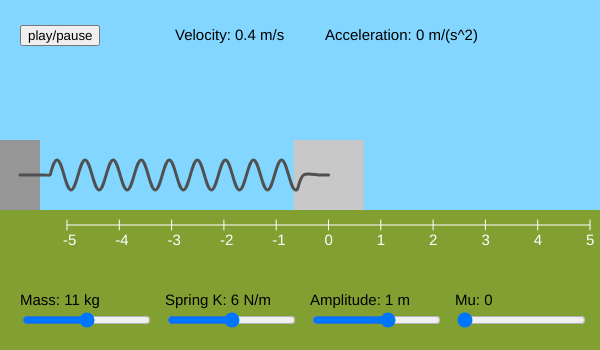
Frame 1 (no input)
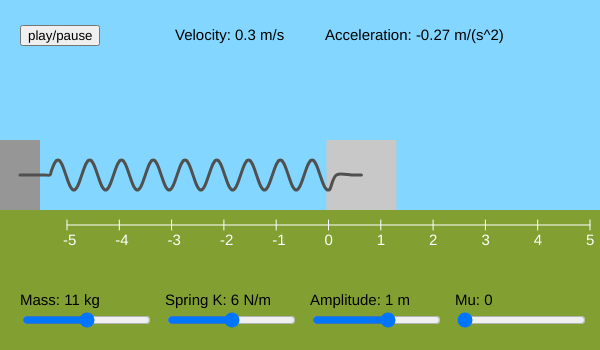
Frame 60 (no input)
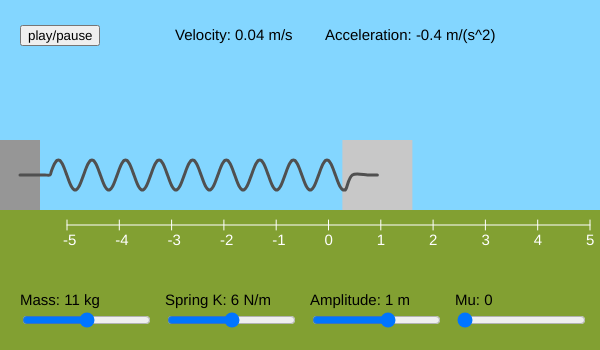
Frame 120 (the mouse pressed at the canvas centre since frame 60)

The p5.js sketch that drew these frames (run headless with seeded random() and noise() and a simulated clock; from frame 60 on, the mouse is pressed at the canvas centre):

// p5.js sketch
// ── sketch.js
//Buttons
var playButton;
//Boolean to toggle animation
var play;

//Sliders
var mSlider, kSlider, aSlider, muSlider;
//Slider defined variables
var mass, springk, amplitude, mu;
//calculated variables
var vel, acc;

var spring;

function setup() {
  //Create Canvas
  createCanvas(600, 350);
  textSize(15);
  noStroke();
  
  //Set default variables
  mass = 11;
  springk = 6;
  amplitude = 2;
  mu=0;
  play = true;
  
  //Create sliders and buttons
  playButton = createButton('play/pause');
  playButton.position(20,25);
  playButton.mousePressed(togglePlayButton);
  playButton.value = true;
  
  mSlider = createSlider(1, 21, mass);
  mSlider.position(20, height-40);
  mSlider.mousePressed(stopAn);
  mSlider.mouseReleased(startAn);
  kSlider = createSlider(1, 11, springk);
  kSlider.position(165, height-40);
  kSlider.mousePressed(stopAn);
  kSlider.mouseReleased(startAn);
  aSlider = createSlider(-10, 10, amplitude);
  aSlider.position(310, height-40);
  aSlider.mousePressed(stopAn);
  aSlider.mouseReleased(startAn);
  muSlider = createSlider(0, 10, mu);
  muSlider.position(455, height-40);
  muSlider.mousePressed(stopAn);
  muSlider.mouseReleased(startAn);
  
  //Create a default Spring
  spring = new Spring(createVector(20,height/2),springk,mass,308,amplitude/10,mu);

}

function draw() {
  push();
  //bacground rect
  fill(130,160,50);
  rect(0,0,width,height);
  //blue sky rect
  fill(131,214,342);
  rect(0,0,width,height/2+35);  
  //spring base rect
  fill(150);
  rect(0,height/2-35,40,70);
  pop();
  
  //draw slider labels
  text("Mass: "+mass+" kg", 20, 305);
  text("Spring K: "+springk+" N/m", 165, 305);
  text("Amplitude: "+(amplitude/2)+" m", 310, 305);
  text("Mu: "+ mu +" ",455,305);
  
  //Draw number lines
  push();
  fill(255);
  stroke(255);
  line(67,height/2+50,590,height/2+50);
  for(var i=0;i<=1;i+=.1){
    var xpos = lerp(67,590,i);
    stroke(255);
    line(xpos,height/2+45,xpos,height/2+55);
    noStroke();
    text(round(i*10-5),xpos-4,height/2+70);
  }
  pop();
  
  
  //Update variables and reset if any changed
  if (updateVars()){
    spring = new Spring(createVector(20,height/2),springk,mass,308,amplitude/10,mu);
  }

  //Update spring
  spring.setPlay(play);
  spring.update();

  //draw spring
  spring.display();
  
  //calculate vel and acc
  vel = round(amplitude*spring.velocity.x/.01)/100;
  acc = round(amplitude*spring.acceleration.x/.01)/100;
  //type vel and acc
  push();
  fill(0);
  text("Velocity: "+vel+" m/s", 175, 40);
  text("Acceleration: "+acc+" m/(s^2)", 325, 40);
  pop();
}

function updateVars(){
  //updates slider variables and returns true if changed
  var hasChanged = false;
  if (amplitude != aSlider.value() || mass != mSlider.value() || springk != kSlider.value() || mu != muSlider.value()/10){
    hasChanged = true;
  }

  mass = mSlider.value();
  springk = kSlider.value();
  amplitude = aSlider.value();
  mu = muSlider.value()/10;
  
  return hasChanged;
}

//Functions for controlling the animation
function togglePlayButton(){
  playButton.value = !playButton.value;
  play = !play;
}
function stopAn(){
  play = false;
}
function startAn() {
  if (playButton.value){
    play = true;  
  }
}



// ── physObjects.js
//>> objLib.js
//>> Version: 3.5
//>> Date: 6/01/2015


////////////////////////////////////
//************************************
//         VECTOR OBJECT
//*************************************
/////////////////////////////////////

function Vector(x, y){
  this.x = x;
  this.y = y;
}
////////////////
//basic methods
////////////////
Vector.prototype.add = function(v){
  this.x = this.x + v.x;
  this.y = this.y +v.y;
};
Vector.prototype.sub = function(v){
  this.x = this.x - v.x;
  this.y = this.y - v.y;
};
Vector.prototype.mult = function(n){
  this.x = this.x*n;
  this.y = this.y*n;
};
Vector.prototype.div = function(n){
  this.x = this.x/n;
  this.y = this.y/n;
};
/////////////////
//Special methods
/////////////////
Vector.prototype.createFrom = function(v1,v2){
  this.x = v1.x + v2.x;
  this.y = v1.y +v2.y;
};
Vector.prototype.getMag = function(){
  return sqrt(sq(this.x)+sq(this.y));
};
Vector.prototype.getAngle = function(){
  return Math.atan(this.y/this.x);
};
Vector.prototype.setMag = function(n){
  this.normalize();
  this.mult(n);
};
Vector.prototype.normalize = function(){
  var m = this.getMag();
  if(m>0){
    this.div(m);
  }
};
Vector.prototype.limit = function(lim){
  if(Math.abs(this.x) > lim && this.x < 0){
    this.x = -lim;
  }
  else if(Math.abs(this.x) > lim && this.x > 0){
    this.x = lim;
  }

  if(Math.abs(this.y) > lim && this.y < 0){
    this.y = -lim;
  }
  else if(Math.abs(this.y) > lim && this.y > 0){
    this.y = lim;
  }
};
Vector.prototype.random2D = function(){
  this.x = random(-100,100);
  this.y = random(-100,100);
  this.normalize();
};
Vector.prototype.get = function(){
  var sam = new Vector(this.x,this.y);
  return sam;
};
Vector.prototype.rotate = function(v,a){
  var ca = cos(a);
  var sa = sin(a);
  return new Vector(ca*v.x - sa*v.y, sa*v.x + ca*v.y)
};

//////////////////
//Static Functions
///////////////////
Vector.add = function(v,u){
  var vect = new Vector(v.x+u.x,v.y+u.y);
  return vect;
};
Vector.sub = function(v,u){
  var vect = new Vector(v.x-u.x,v.y-u.y);
  return vect;
};
Vector.mult = function(v,u){
  var vect = new Vector(v.x*u,v.y*u);
  return vect;
};
Vector.div = function(v,u){
  var vect = new Vector(v.x/u,v.y/u);
  return vect;
};
Vector.getVal = function(v){
  var sam = new Vector(v.x,v.y);
  return sam;

};


////////////////////////////////////
//************************************
//           Mover Object
//*************************************
/////////////////////////////////////
function Mover(position, velocity, acceleration, m, color){
  this.position = new Vector(position.x, position.y);
  this.velocity = new Vector(velocity.x, velocity.y);
  this.acceleration = new Vector(acceleration.x, acceleration.y);
  this.limit = 20;
  this.mass = m;
  this.color = color;
  this.size = this.mass;

  this.tail = false;
  this.tailA = [];
  //sets up angular variables for rotations
  this.angle = 0;
  this.aVelocity = 0;
  this.aAcceleration = 0;
}
Mover.prototype.get = function(){
  var bob = new Mover(this.position,this.velocity,this.acceleration);
  return bob;
};
Mover.get = function(m){
  var bob = new Mover(m.position, m.velocity, m.acceleration);
  return bob;
};
Mover.prototype.update = function(){
  if(this.tail === true){
    this.tailA.push(Vector.getVal(this.position));
  }


  this.velocity.add(this.acceleration);
  this.velocity.limit(this.limit);
  this.position.add(this.velocity);
  this.acceleration.mult(0);


  var hCut = 70;
  if(this.tailA.length > hCut){
    this.tailA = this.tailA.slice(-1 * hCut);
  }

  //handles angular momentum
  this.aVelocity += this.aAcceleration;
  this.angle += this.aVelocity;
};
Mover.prototype.display = function(){

  stroke(0);


  ellipse(this.position.x,this.position.y,this.size,this.size);

  if(this.tail === true){
   fill(0,0,0,0);
    for(var i = 0; i < this.tailA.length; i++){
      ellipse(this.tailA[i].x,this.tailA[i].y,4,4);
    }
  }
};
Mover.prototype.applyForce = function(force){
  var f = force.get();
  f.div(this.mass);
  this.acceleration.add(f);
};
//Behaviors
Mover.prototype.wrapEdges = function() {

  if (this.position.x > width) {
    this.position.x = 0;
  }
  else if (this.position.x < 0) {
    this.position.x = width;
  }

  if (this.position.y > height) {
    this.position.y = 0;
  }
  else if (this.position.y < 0) {
    this.position.y = height;
  }
};
Mover.prototype.bounceEdges = function(){
  if(this.position.x < 0){
    this.velocity.x *= -1;
    this.position.x = 0;

  }
  if(this.position.x > width){
    this.velocity.x *= -1;
    this.position.x = width;
  }

  if(this.position.y < 0){
    this.velocity.y *= -1;
    this.position.y = 0;

  }
  if(this.position.y > height){
    this.velocity.y *= -1;
    this.position.y = height;
  }
};
Mover.prototype.towardMouse = function(a){
  var mouse = new Vector(mouseX,mouseY);
  var dir = Vector.sub(mouse,this.position);
  dir.normalize();
  dir.mult(a);
  this.acceleration = dir;
};

////////////////////////////////////
//************************************
//           Liquid Object
//************************************
/////////////////////////////////////
var Liquid = function(x, y, w, h, c) {
  this.x = x;
  this.y = y;
  this.w = w;
  this.h = h;
  this.c = c;
};
Liquid.prototype.display = function() {
  noStroke();
  fill(0,150,200);
  rect(this.x, this.y, this.w, this.h);
};
Liquid.prototype.contains = function(m) {
    var p = m.position;
    return p.x > this.x && p.x < this.x + this.w &&
         p.y > this.y && p.y < this.y + this.h;
};
Liquid.prototype.calculateDrag = function(m) {
  // Magnitude is coefficient * speed squared
  var speed = m.velocity.getMag();
  var dragMagnitude = this.c * speed * speed;

  // Direction is inverse of velocity
  var dragForce = m.velocity.get();
  dragForce.mult(-1);

  // Scale according to magnitude
  // dragForce.setMag(dragMagnitude);
  dragForce.normalize();
  dragForce.mult(dragMagnitude);
  return dragForce;
};

////////////////////////////////////
//************************************
//           Arrow Object
//************************************
/////////////////////////////////////

function Arrow(origin, vEndPoint){

  this.origin = origin.get();
  this.target = vEndPoint.get();

  //control handles
  this.grab = true;
  this.drag = true;
  this.showComponents = true;
  this.showAngle = true;


  this.selected = false;
  this.dragSelected = false;

  //mouse old coordinates for transalation
  this.oldX = 0;
  this.oldY = 0;

}


Arrow.prototype.display = function(s){

  push();//new drawing state
  noStroke();
  //draw arrow
  var d = dist(this.origin.x,this.origin.y,this.target.x,this.target.y);
  var w = 18;
  translate(this.origin.x,this.origin.y);
  var angle = angCalc(this);

  rotate(angle);

  //draw arrow
  drawArrow(w,d,this);

  pop();//reset drawing state

  //draw axis
  if(this.showComponents === true){
    push();
    stroke(255,0,0);
    fill(255,0,0);
    textSize(18);
    //strokeWeight(4);
    line(this.origin.x, this.origin.y, this.target.x, this.origin.y);
    //text("X: " + (Math.round(this.target.x-this.origin.x)).toString(), this.target.x,this.origin.y);
    stroke(0,0,255);
    fill(0,0,255);
    line(this.origin.x, this.origin.y, this.origin.x, this.target.y);
      pop();
    //text("Y: " + (Math.round(-1*(this.target.y-this.origin.y))).toString(), this.origin.x, this.target.y);
  }

  //push();
};
Arrow.prototype.update = function(){
  if(this.selected){
    this.target.x = mouseX;
    this.target.y = mouseY;
  }
  else if(this.dragSelected){
    if(this.oldX !== mouseX && this.oldX !== 0){
      this.target.x += mouseX - this.oldX;
      this.origin.x += mouseX - this.oldX;
    }
    if(this.oldY !== mouseY && this.oldY !== 0){
      this.target.y += mouseY - this.oldY;
      this.origin.y += mouseY - this.oldY;
    }
    this.oldX = mouseX;
    this.oldY = mouseY;
  }


};
Arrow.prototype.boundChk = function(){

  //using circles to approximate
  var res = 100;
  var slope = (this.origin.y - this.target.y)/(this.origin.x - this.target.x);
  var t;
  for(var i = 0; i < res; i++){
    t = i*slope;
    var v = new Vector(i,t);
    v.add(this.origin);
    if(dist(mouseX,mouseY,v.x,v.y) < 7){
      return true;
    }
  }
  return false;

  //Line method
  //check if points are inline

  //if(arrow.origin.y == arrow.target.y){

  //}
  //else{

  //}

};
function drawArrow(thickness,length,arrow){
  //draw the arrow itself
  translate(0,-thickness/2);
  rect(0, thickness/4, length, thickness/2);
  triangle(length, 0, length, thickness, length+15, thickness/2);

  //draw handle
  if(arrow.grab === true){
    var d = dist(arrow.target.x,arrow.target.y,mouseX,mouseY);
    if(d < 6){

      if(mouseIsPressed){
        arrow.selected = true;
        fill(255, 255, 0, 150);
      }
      else{
        arrow.selected = false;
        fill(255,255,255,200);
      }

    }
    else{
      noFill();
    }

    strokeWeight(2);
    stroke(0);
    ellipse(length,thickness/2, 12,12);

    //drag handle
    if(arrow.drag === true){

      if(arrow.boundChk()){

        if(mouseIsPressed){
          arrow.dragSelected = true;
          arrow.oldX = mouseX;
          arrow.oldY = mouseY;
          fill(255,255,0,100);
        }
        else{
          arrow.dragSelected = false;
          fill(255,255,255,100);
          this.oldX = 0;
          this.oldY = 0;
        }

      }
      else{
        noFill();
      }




    if(arrow.selected && arrow.dragSelected){
      arrow.dragSelected = false;
    }

    }
  }
}


function angCalc(arrow){
  //angleMode(DEGREES);
  return atan2(arrow.target.y-arrow.origin.y,arrow.target.x-arrow.origin.x);
}

// ── spring.js

function Spring(pos_, k_, m_, lengthOfSpring_, oscAmp_,mu_) {
  boxsize = 70;
  //no of coils (purely decorative, odd numbers work better)
  this.noOfCoils = 11;
  //how long is the equilibrium length of the spring, in px
  this.lengthOfSpring = lengthOfSpring_;
  //the transverse amplitude (also purely decorative)
  this.transAmp = 15;
  //time variables 
  this.tzero = millis();
  this.time = 0;
  this.play = true;
  //get the starting position of the spring.
  this.xcent = pos_.x;
  this.ycent = pos_.y;
  //how do we want it? horizontal (theta = 0), vertical? (theta = PI/2)
  this.rotation = 0;
  //how big should the oscillation amplitude be? (as a fraction of the lengthOfSpring. i.e 0.5 means it will have an Amplitude equal to half the length of the spring, which is kinda long. 0.2 works good)
  this.oscAmp = oscAmp_;
  //calculate the frequency based on the spring constant k and the mass of the block m
  //The second term in the sqrt accounts for the change in freq due to mu
  this.freq = sqrt(k_/m_- sq(mu_)/(4*sq(m_)));
  //friction coeff
  this.mu = mu_;
  //Mass
  this.m = m_;


  //some kinematics values
  //where is equilibrium?
  this.equilibrium = createVector(this.lengthOfSpring, 0);
  //where is the mass?
  this.displacement = createVector(0, 0);
  //what is its velocity
  this.velocity = createVector(0, 0);
  //and its acceleration?
  this.acceleration = createVector(0, 0);
  
  //Function used to toggle animation
  this.setPlay = function(play_) {
    this.play=play_;
  }
};

Spring.prototype.update = function() {
  //Keep track of time
  if (play){
    //Animation is running so we update time
    this.time = millis()/1000-this.tzero;
  }
  else {
    //Animation pause "hold" time still
    this.tzero = millis()/1000-this.time;
  }
}

Spring.prototype.display = function() {
  
  push();
  //Calculate argument for sin and amplitude
  var theta = this.time * this.freq;
  var amp = this.oscAmp * exp((-1*mu*this.time)/(2*this.m));
  
  //Draw the mass at the end  
  translate(this.xcent, this.ycent);
  rotate(this.rotation)
  fill(200);
  rect(this.lengthOfSpring - (boxsize / 2) + (this.lengthOfSpring - 60) * amp * sin(theta), -(boxsize / 2), boxsize, boxsize);
  noFill();
  stroke(80);
  strokeWeight(3);
  
  //Draw the spring
  beginShape();
  //cosmetic start
  curveVertex(-1, 0);
  curveVertex(0, 0);
  curveVertex(5, 0);
  curveVertex(20, 0);
  curveVertex(25, 0);
  //this part makes the coil
  for (var i = 0; i < this.lengthOfSpring - 60; i++) {
    curveVertex(30 + (i * (1 + amp * sin(theta))), -this.transAmp * sin(2 * PI * this.noOfCoils * i / this.lengthOfSpring));
  }
  //cosmetic end
  curveVertex(30 + (i * (1 + amp * sin(theta))) + 5, 0);
  curveVertex(30 + (i * (1 + amp * sin(theta))) + 20, 0);
  curveVertex(30 + (i * (1 + amp * sin(theta))) + 25, 0);
  curveVertex(30 + (i * (1 + amp * sin(theta))) + 30, 0);
  curveVertex(30 + (i * (1 + amp * sin((theta)))) + 31, 0);
  endShape();

  //update the kinematic variables
  this.displacement.x = this.equilibrium.x + (amp * sin(theta));
  this.velocity.x = amp * sin(theta + PI/2);
  this.acceleration.x = - amp * sin(theta);

  pop();
}
